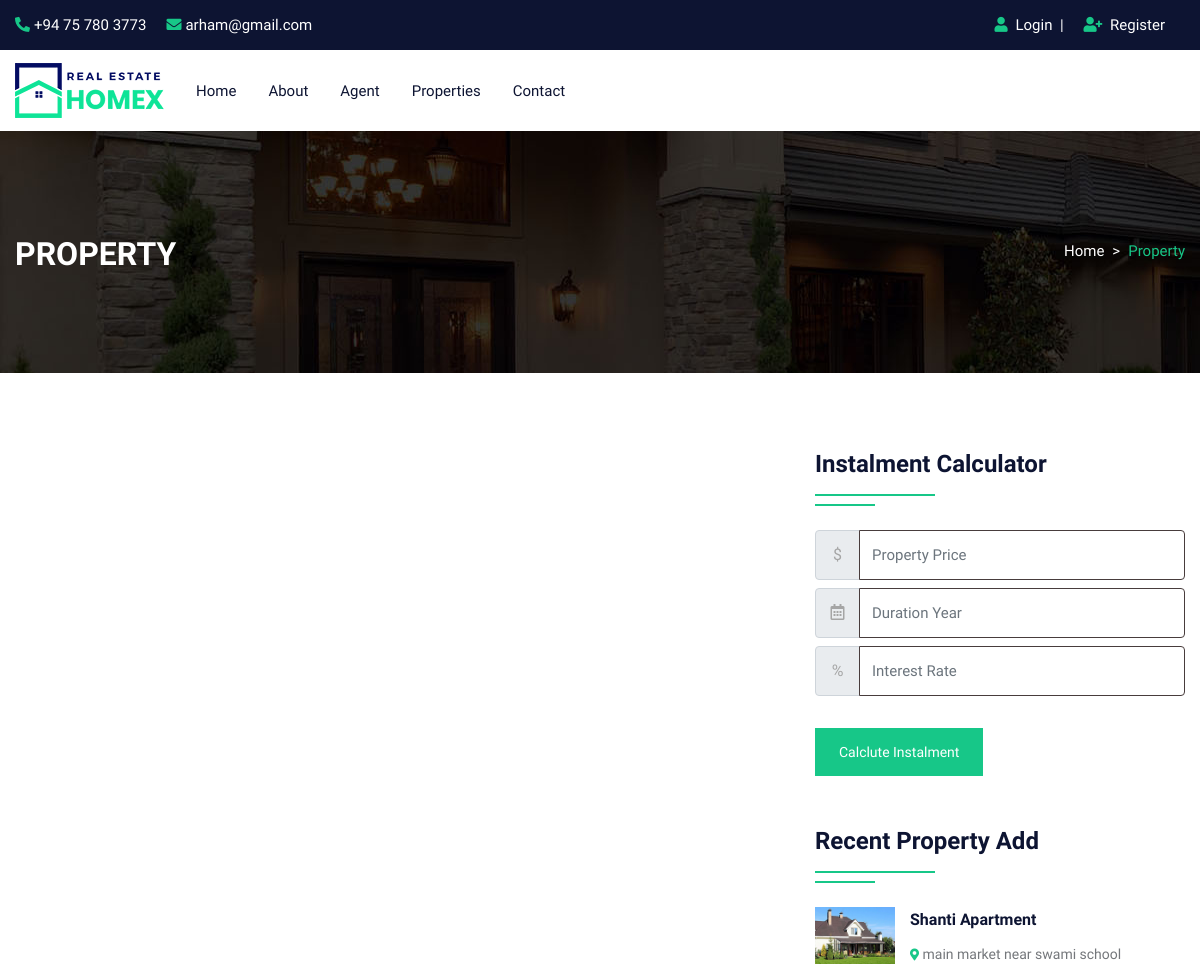
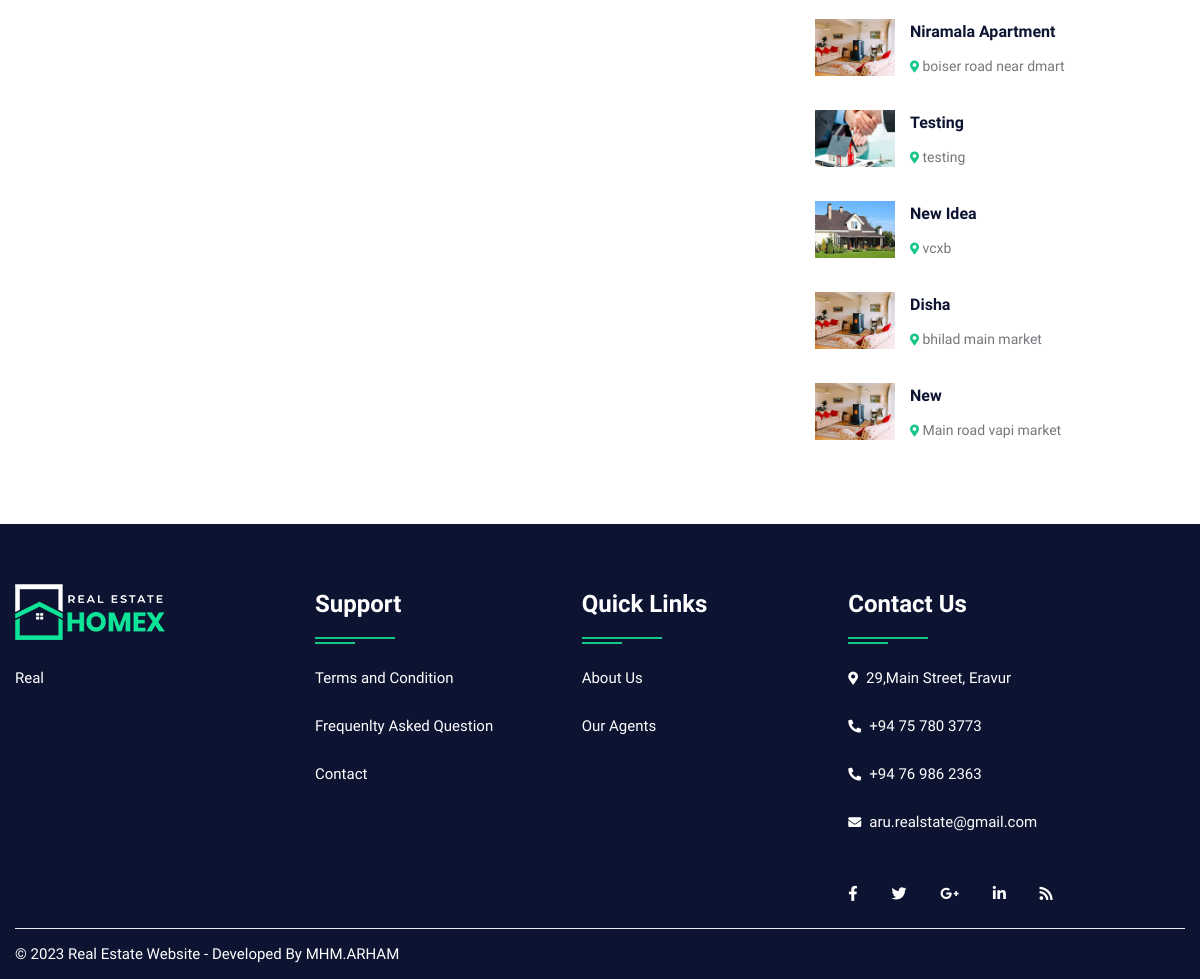
Screenshot of /stateproperty.php with the database file from the repository (2 pictures, top to bottom).
### tables this page shows
CREATE TABLE `property` (
  `pid` int(50) NOT NULL,
  `title` varchar(200) NOT NULL,
  `pcontent` longtext NOT NULL,
  `type` varchar(100) NOT NULL,
  `bhk` varchar(50) NOT NULL,
  `stype` varchar(100) NOT NULL,
  `bedroom` int(50) NOT NULL,
  `bathroom` int(50) NOT NULL,
  `balcony` int(50) NOT NULL,
  `kitchen` int(50) NOT NULL,
  `hall` int(50) NOT NULL,
  `floor` varchar(50) NOT NULL,
  `size` int(50) NOT NULL,
  `price` int(50) NOT NULL,
  `location` varchar(200) NOT NULL,
  `city` varchar(100) NOT NULL,
  `state` varchar(100) NOT NULL,
  `feature` longtext NOT NULL,
  `pimage` varchar(300) NOT NULL,
  `pimage1` varchar(300) NOT NULL,
  `pimage2` varchar(300) NOT NULL,
  `pimage3` varchar(300) NOT NULL,
  `pimage4` varchar(300) NOT NULL,
  `uid` int(50) NOT NULL,
  `status` varchar(50) NOT NULL,
  `mapimage` varchar(300) NOT NULL,
  `topmapimage` varchar(300) NOT NULL,
  `groundmapimage` varchar(300) NOT NULL,
  `totalfloor` varchar(50) NOT NULL,
  `date` datetime NOT NULL DEFAULT current_timestamp()
);

### stateproperty.php (the view, shortened to what this page needs)
<!DOCTYPE html>
<html lang="en">
<head>
<link rel="stylesheet" type="text/css" href="css/bootstrap.min.css">
<link rel="stylesheet" type="text/css" href="css/bootstrap-slider.css">
<link rel="stylesheet" type="text/css" href="css/jquery-ui.css">
<link rel="stylesheet" type="text/css" href="css/layerslider.css">
<link rel="stylesheet" type="text/css" href="css/color.css" id="color-change">
<link rel="stylesheet" type="text/css" href="css/owl.carousel.min.css">
<link rel="stylesheet" type="text/css" href="css/font-awesome.min.css">
<link rel="stylesheet" type="text/css" href="fonts/flaticon/flaticon.css">
<link rel="stylesheet" type="text/css" href="css/style.css">
</head>
<body>
<div id="page-wrapper">
    <div class="row">
		<?php include("include/header.php");?>
        <div class="banner-full-row page-banner" style="background-image:url('images/breadcromb.jpg');">
            <div class="container">
                <div class="row">
                    <div class="col-md-6">
                        <h2 class="page-name float-left text-white text-uppercase mt-1 mb-0"><b>Property</b></h2>
                    </div>
                    <div class="col-md-6">
                        <nav aria-label="breadcrumb" class="float-left float-md-right">
                            <ol class="breadcrumb bg-transparent m-0 p-0">
                                <li class="breadcrumb-item text-white"><a href="#">Home</a></li>
                                <li class="breadcrumb-item active">Property</li>
                            </ol>
                        </nav>
                    </div>
                </div>
            </div>
        </div>
        <div class="full-row">
            <div class="container">
                <div class="row">
					<div class="col-lg-8">
                    </div>
                    <div class="col-lg-4">
                        <div class="sidebar-widget">
                            <h4 class="double-down-line-left text-secondary position-relative pb-4 my-4">Instalment Calculator</h4>
						<form class="d-inline-block w-100" action="calc.php" method="post">
                            <div class="input-group mb-2 mr-sm-2">
                                <div class="input-group-prepend">
                                    <div class="input-group-text">$</div>
                                </div>
                                <input type="text" class="form-control" name="amount" placeholder="Property Price">
                            </div>
                            <div class="input-group mb-2 mr-sm-2">
                                <div class="input-group-prepend">
                                    <div class="input-group-text"><i class="far fa-calendar-alt"></i></div>
                                </div>
                                <input type="text" class="form-control" name="month" placeholder="Duration Year">
                            </div>
                            <div class="input-group mb-2 mr-sm-2">
                                <div class="input-group-prepend">
                                    <div class="input-group-text">%</div>
                                </div>
                                <input type="text" class="form-control" name="interest" placeholder="Interest Rate">
                            </div>
                            <button type="submit" value="submit" name="calc" class="btn btn-primary mt-4">Calclute Instalment</button>
                        </form>
                        </div>
                        <div class="sidebar-widget mt-5">
                            <h4 class="double-down-line-left text-secondary position-relative pb-4 mb-4">Recent Property Add</h4>
                            <ul class="property_list_widget">
								<?php
								$query=mysqli_query($con,"SELECT * FROM `property` ORDER BY date DESC LIMIT 6");
										while($row=mysqli_fetch_array($query))
										{
								?>
                                <li> <img src="admin/property/<?php echo $row['18'];?>" alt="pimage">
                                    <h6 class="text-secondary hover-text-primary text-capitalize"><a href="propertydetail.php?pid=<?php echo $row['0'];?>"><?php echo $row['1'];?></a></h6>
                                    <span class="font-14"><i class="fas fa-map-marker-alt icon-primary icon-small"></i> <?php echo $row['14'];?></span>
                                </li>
                                <?php } ?>
                            </ul>
                        </div>
                    </div>
                </div>
            </div>
        </div>
		<?php include("include/footer.php");?>
    </div>
</div>
</body>
</html>

### css/color.css (style rules this page uses)
:root { --theme-ordinary-color: #74777b; }
:root { --theme-primary-color: #17c788; }
:root { --theme-secondary-color: #0d1432; }
:root { --theme-white-color: #fff; }
:root { --theme-light-color: #f8f8f8; }
:root { --theme-gray-color: #f5f5f5; }
:root { --theme-footer-color: #091b4b; }
:root { --theme-dark-color: #091b4b; }
:root { --text-light-color: #a3a7af; }
:root { --theme-primary-opacity-color: rgba(11, 191, 141, .8); }
:root { --theme-secondary-opacity-color: rgba(13,20,50,0.7); }
:root { --theme-white-opacity-color: rgba(255, 255, 255, 0.3); }
:root { --theme-dark-opacity-color: rgba(0, 0, 0, 0.5); }
:root { --theme-ordinary-font: 'Muli', sans-serif; }
:root { --theme-highlight-font: 'Comfortaa', cursive; }

### rows the page displays
property: pimage (picture), title "Shanti Apartment", location "main market near swami school"
property: pimage (picture), title "Niramala Apartment", location "boiser road near dmart"
property: pimage (picture), title "Testing", location "testing"
property: pimage (picture), title "New Idea", location "vcxb"
property: pimage (picture), title "Disha", location "bhilad main market"
property: pimage (picture), title "New", location "Main road vapi market"
